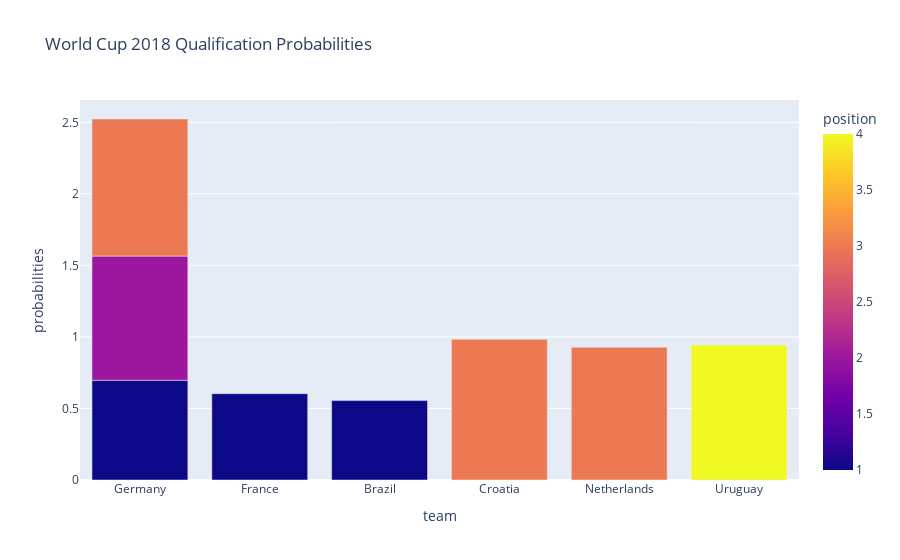

Notebook source saved alongside this figure:
### Code cell
fig = px.bar(results_valid, x='team', y='probabilities', color='position', title='World Cup 2018 Qualification Probabilities')
fig.show()

### Figure 1 — Plotly figure (JSON) as saved in the notebook; plotly's stock layout.template omitted (floating-point values rounded to 4 significant figures)
{"data": [{"alignmentgroup": "True", "hovertemplate": "team=%{x}<br>probabilities=%{y}<br>position=%{marker.color}<extra></extra>", "legendgroup": "", "marker": {"color": [1, 1, 1, 2, 3, 3, 3, 4], "coloraxis": "coloraxis", "pattern": {"shape": ""}}, "name": "", "offsetgroup": "", "orientation": "v", "showlegend": false, "textposition": "auto", "type": "bar", "x": ["Germany", "France", "Brazil", "Germany", "Croatia", "Germany", "Netherlands", "Uruguay"], "xaxis": "x", "y": [0.6973, 0.6032, 0.555, 0.8675, 0.9833, 0.9583, 0.9283, 0.9432], "yaxis": "y"}], "layout": {"barmode": "relative", "coloraxis": {"colorbar": {"title": {"text": "position"}}, "colorscale": [[0, "#0d0887"], [0.1111, "#46039f"], [0.2222, "#7201a8"], [0.3333, "#9c179e"], [0.4444, "#bd3786"], [0.5556, "#d8576b"], [0.6667, "#ed7953"], [0.7778, "#fb9f3a"], [0.8889, "#fdca26"], [1, "#f0f921"]]}, "legend": {"tracegroupgap": 0}, "title": {"text": "World Cup 2018 Qualification Probabilities"}, "xaxis": {"anchor": "y", "domain": [0, 1], "title": {"text": "team"}}, "yaxis": {"anchor": "x", "domain": [0, 1], "title": {"text": "probabilities"}}}}
